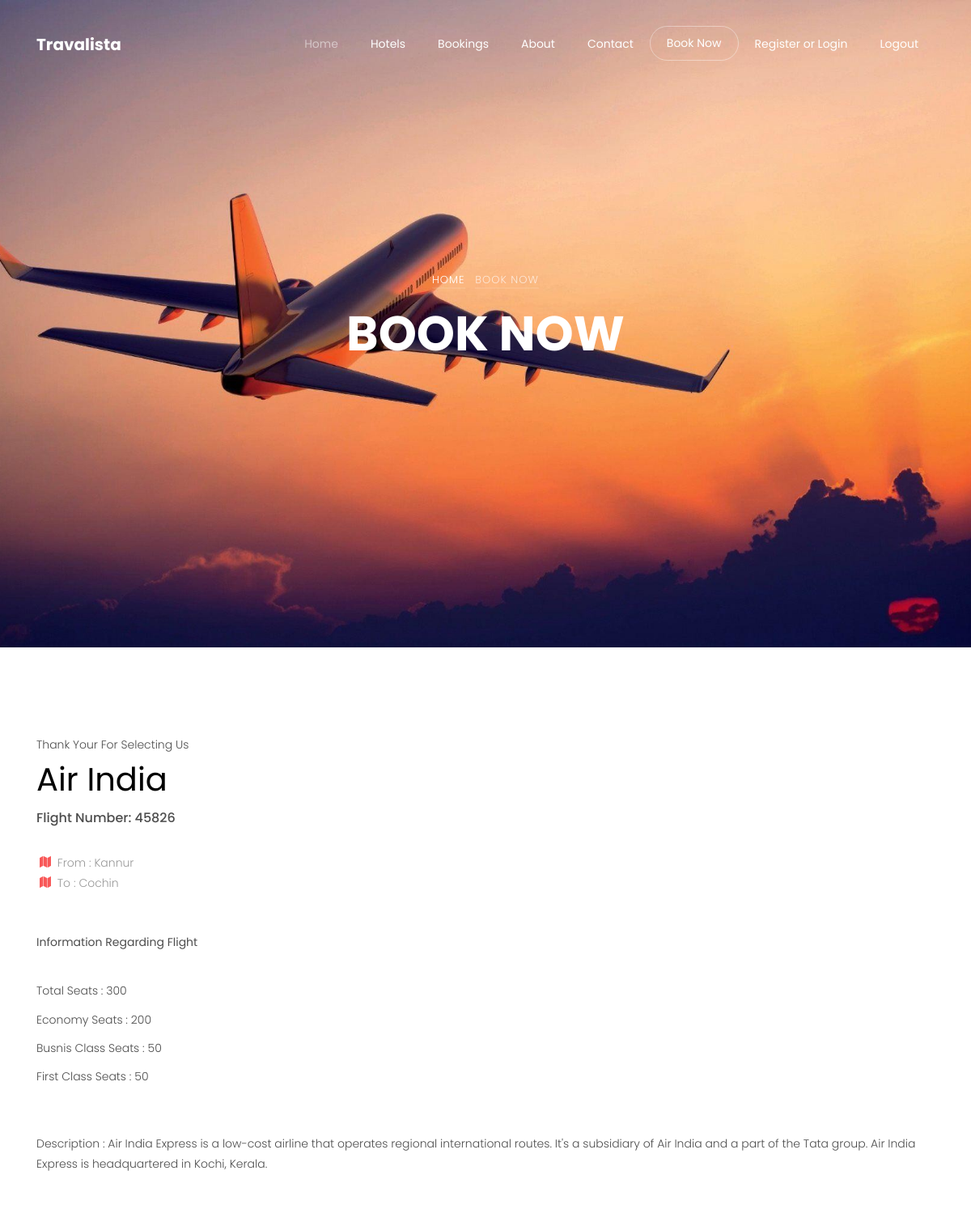
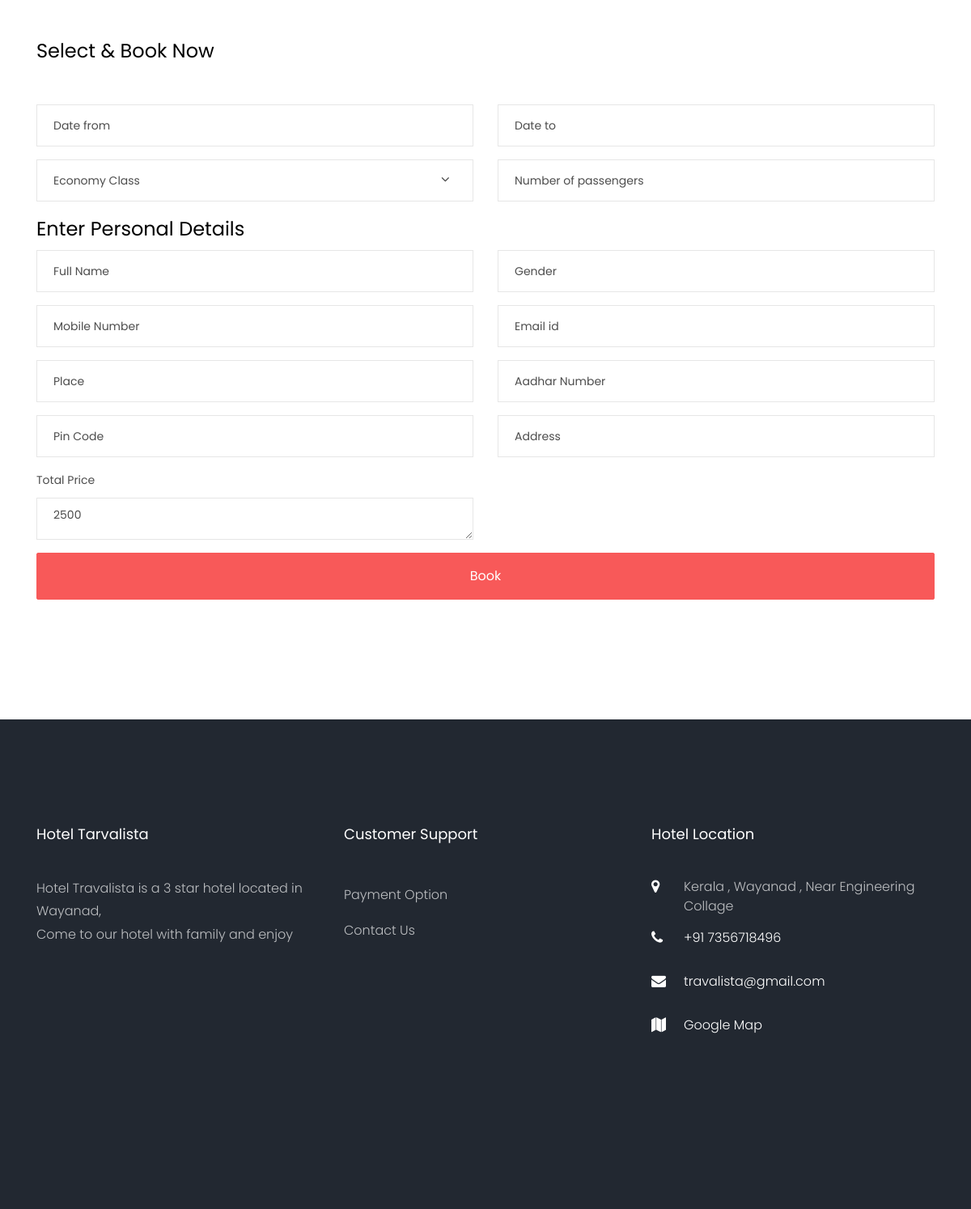
The page /Frontend/book_single/9/ on the database its author committed (2 pictures, top to bottom).
### Backend/models.py (models this page shows)
class flightdb(models.Model):
    flightname = models.CharField(max_length=50,null=True,blank=True)
    flightnumber = models.IntegerField(null=True,blank=True)
    pioletname = models.CharField(max_length=50,null=True,blank=True)
    copioletname = models.CharField(max_length=50,null=True,blank=True)
    fromplace = models.CharField(max_length=30,null=True,blank=True)
    toplace = models.CharField(max_length=30,null=True,blank=True)
    totalseat = models.IntegerField(null=True, blank=True)
    economyseat = models.IntegerField(null=True, blank=True)
    busnissseat = models.IntegerField(null=True, blank=True)
    firstclassseat = models.IntegerField(null=True, blank=True)
    economyprice = models.IntegerField(null=True, blank=True)
    busnissprice = models.IntegerField(null=True, blank=True)
    firstclassprice = models.IntegerField(null=True, blank=True)
    description = models.CharField(max_length=50,null=True, blank=True)
    image = models.ImageField(upload_to="Flight_image",null=True,blank=True)

### Frontend/views.py (the view)
# urls.py: path('book_single/<int:pro_id>/',views.book_single,name="book_single"),
def book_single(request,pro_id):
    data = flightdb.objects.get(id=pro_id)
    return render(request,"book_single.html",{'data':data})

### Frontend/templates/book_single.html (shortened to what this page needs)
<!DOCTYPE html>
{% load static %}
<html lang="en">
<head>
    <link rel="stylesheet" href="{% static 'assets/css/open-iconic-bootstrap.min.css' %}">
    <link rel="stylesheet" href="{% static 'assets/css/animate.css' %}">
    <link rel="stylesheet" href="{% static 'assets/css/owl.carousel.min.css' %}">
    <link rel="stylesheet" href="{% static 'assets/css/owl.theme.default.min.css' %}">
    <link rel="stylesheet" href="{% static 'assets/css/magnific-popup.css' %}">
    <link rel="stylesheet" href="{% static 'assets/css/aos.css' %}">
    <link rel="stylesheet" href="{% static 'assets/css/ionicons.min.css' %}">
    <link rel="stylesheet" href="{% static 'assets/css/bootstrap-datepicker.css' %}">
    <link rel="stylesheet" href="{% static 'assets/css/jquery.timepicker.css' %}">
    <link rel="stylesheet" href="{% static 'assets/css/flaticon.css' %}">
    <link rel="stylesheet" href="{% static 'assets/css/icomoon.css' %}">
    <link rel="stylesheet" href="{% static 'assets/css/style.css' %}">
</head>
<body>
<nav class="navbar navbar-expand-lg navbar-dark ftco_navbar bg-dark ftco-navbar-light" id="ftco-navbar">
    <div class="container">
        <a class="navbar-brand" href="index.html">Travalista</a>
        <div class="collapse navbar-collapse" id="ftco-nav">
            <ul class="navbar-nav ml-auto">
                <li class="nav-item active"><a href="{% url 'home' %}" class="nav-link">Home</a></li>
                <li class="nav-item"><a href="hotel.html" class="nav-link">Hotels</a></li>
                <li class="nav-item"><a href="{% url 'bookingcart' %}" class="nav-link">Bookings</a></li>
                <li class="nav-item"><a href="{% url 'about' %}" class="nav-link">About</a></li>
                <li class="nav-item"><a href="{% url 'contact_us' %}" class="nav-link">Contact</a></li>
                <li class="nav-item cta"><a href="{% url 'book_now' %}" class="nav-link"><span>Book Now</span></a></li>
                {% if request.session.username %}
                <li class="nav-item cta"><span class="nav-link">User : {{request.session.username}}</span></li>
                {% else %}
                <li class="nav-item"><a href="{% url 'login_frontend' %}" class="nav-link">Register or Login</a></li>
                {% endif %}
                 <li class="nav-item"><a href="{% url 'Userlogout' %}" class="nav-link">Logout</a></li>
            </ul>
        </div>
    </div>
</nav>
<div class="hero-wrap js-fullheight"
     style="background-image: url('{% static 'assets/images/flight_cover.jpg' %}');">
    <div class="container">
        <div class="row no-gutters slider-text js-fullheight align-items-center justify-content-center"
             data-scrollax-parent="true">
            <div class="col-md-9 ftco-animate text-center" data-scrollax=" properties: { translateY: '70%' }">
                <p class="breadcrumbs" data-scrollax="properties: { translateY: '30%', opacity: 1.6 }"><span
                        class="mr-2"><a href="index.html">Home</a></span> <span>Book Now</span></p>
                <h1 class="mb-3 bread" data-scrollax="properties: { translateY: '30%', opacity: 1.6 }">BOOK NOW</h1>
            </div>
        </div>
    </div>
</div>
<section class="ftco-section ftco-degree-bg">
    <div class="container">
        <div class="row">
            <div class="col-md-12 hotel-single mt-4 mb-5 ftco-animate fadeInUp ftco-animated">
                <span>Thank Your For Selecting Us</span>
                <h1>{{data.flightname}}</h1>
                <h6>Flight Number: {{data.flightnumber}}</h6> <br>
                <p class="rate mb-5">
                    <span class="loc"><a href="#"><i class="icon-map"></i> From : {{data.fromplace}} </a></span>
                    <br>
                    <span class="loc"><a href="#"><i class="icon-map"></i> To : {{data.toplace}}</a></span>
                </p>
                <div class="d-md-flex mt-5 mb-5">
                    <ul>
                        <li><b>Information Regarding Flight</b></li>
                        <br>
                        <li>Total Seats : {{data.totalseat}}</li>
                        <li>Economy Seats : {{data.economyseat}}</li>
                        <li>Busnis Class Seats : {{data.busnissseat}}</li>
                        <li>First Class Seats : {{data.firstclassseat}}</li>
                    </ul>
                </div>
                <p> Description : {{data.description}}</p>
            </div>
            <div class="col-md-12 hotel-single ftco-animate mb-5 mt-4 fadeInUp ftco-animated">
                <h4 class="mb-5">Select &amp; Book Now</h4>
                <div class="fields">
                    <form action="{% url 'booksingledata' %}" method="post" enctype="multipart/form-data">
                        <div class="row">
                        <div class="col-md-6">
                            <div class="form-group">
                                <input type="text" id="checkin_date" class="form-control" placeholder="Date from"
                                       name="datefrom">
                            </div>
                        </div>
                        <div class="col-md-6">
                            <div class="form-group">
                                <input type="text" id="checkin_date" class="form-control" placeholder="Date to"
                                       name="dateto">
                            </div>
                        </div>
                        <div class="col-md-6">
                            <div class="select-wrap one-third">
                                <div class="icon"><span class="ion-ios-arrow-down"></span></div>
                                <select name="travelclass" id="product-select" class="form-control"
                                        placeholder="To">
                                    <option value="1"> Economy Class</option>
                                </select>
                            </div>
                        </div>
                        <div class="col-md-6">
                            <div class="form-group">
                                <input type="number" name="numpassengers" id="quantity" class="form-control"
                                       placeholder="Number of passengers" min="1" max="6">
                            </div>
                        </div>
                        <br> <br>
                        <div class="col-md-6">
                            <h4>Enter Personal Details</h4>
                            <div class="form-group">
                                <input type="text" id="" class="form-control" placeholder="Full Name" name="fullname">
                            </div>
                        </div>
                        <div class="col-md-6">
                            <h4><br></h4>
                            <div class="form-group">
                                <input type="text" id="" class="form-control" placeholder="Gender" name="gender">
                            </div>
                        </div>
                        <div class="col-md-6">
                            <div class="form-group">
                                <input type="text" id="" class="form-control" placeholder="Mobile Number" name="mobile">
                            </div>
                        </div>
                        <div class="col-md-6">
                            <div class="form-group">
                                <input type="email" id="" class="form-control" placeholder="Email id" name="email">
                            </div>
                        </div>
                        <div class="col-md-6">
                            <div class="form-group">
                                <input type="text" id="" class="form-control" placeholder="Place" name="place">
                            </div>
                        </div>
                        <div class="col-md-6">
                            <div class="form-group">
                                <input type="text" id="" class="form-control" placeholder="Aadhar Number" name="aadhar">
                            </div>
                        </div>
                        <div class="col-md-6">
                            <div class="form-group">
                                <input type="text" id="" class="form-control" placeholder="Pin Code" name="pincode">
                            </div>
                        </div>
                        <div class="col-md-6">
                            <div class="form-group">
                                <input type="text" id="" class="form-control" placeholder="Address" name="address">
                            </div>
                        </div>
                        <div class="col-md-6">
                            <div class="form-group">
                                <label><b>Total Price</b></label>
                                <textarea id="product-price" class="form-control" name="totalticketprice">{{data.economyprice}}</textarea>
                            </div>
                        </div>
                        <div class="col-md-12">
                            <div class="form-group">
                                 <form action="">
                                        <button class="btn btn-primary py-3"  type="submit">Book</button>
                                 </form>
                            </div>
                        </div>
                    </div>
                    </form>
                </div>
            </div>
        </div>
    </div>
</section>
<footer class="ftco-footer ftco-bg-dark ftco-section">
    <div class="container">
        <div class="row mb-5">
            <div class="col-md">
                <div class="ftco-footer-widget mb-4">
                    <h2 class="ftco-heading-2">Hotel Tarvalista</h2>
                    <p>Hotel Travalista is a 3 star hotel located in Wayanad,<br>Come to our hotel with family and enjoy</p>
                    <ul class="ftco-footer-social list-unstyled float-md-left float-lft mt-5">
                    </ul>
                </div>
            </div>
            <div class="col-md">
                <div class="ftco-footer-widget mb-4">
                    <h2 class="ftco-heading-2">Customer Support</h2>
                    <ul class="list-unstyled">
                        <li><a href="https://razorpay.com/" class="py-2 d-block">Payment Option</a></li>
                        <li><a href="{% url 'contact_us' %}" class="py-2 d-block">Contact Us</a></li>
                    </ul>
                </div>
            </div>
            <div class="col-md">
                <div class="ftco-footer-widget mb-4">
                    <h2 class="ftco-heading-2">Hotel Location</h2>
                    <div class="block-23 mb-3">
                        <ul>
                            <li><span class="icon icon-map-marker"></span><span class="text">Kerala , Wayanad , Near Engineering Collage </span>
                            </li>
                            <li><a href="#"><span class="icon icon-phone"></span><span
                                    class="text">+91 7356718496</span></a></li>
                            <li><a href="#"><span class="icon icon-envelope"></span><span class="text">travalista@gmail.com</span></a>
                            <li><a href="https://maps.app.goo.gl/8fvtAW5d7o9gedXh7"><span class="icon icon-map"></span><span class="text">Google Map</span></a>
                            </li>
                        </ul>
                    </div>
                </div>
            </div>
        </div>
    </div>
</footer>
</body>
</html>

### Frontend/static/assets/css/icomoon.css (style rules this page uses)
[class^="icon-"], [class*=" icon-"] { font-family: 'icomoon' !important; speak: none; font-style: normal; font-weight: normal; font-variant: normal; text-transform: none; line-height: 1; -webkit-font-smoothing: antialiased; -moz-osx-font-smoothing: grayscale; }
.icon-map-marker:before { content: "\f041"; }
.icon-phone:before { content: "\f095"; }
.icon-envelope:before { content: "\f0e0"; }
.icon-map:before { content: "\f279"; }

### rows shown on the page
flightdb: flightname "Air India", flightnumber "45826", fromplace "Kannur", toplace "Cochin", totalseat "300", economyseat "200", busnissseat "50", firstclassseat "50", description "Air India Express is a low-cost airline that operates regional international routes. It's a subsidiary of Air India and a part of the Tata group. Air India Express is headquartered in Kochi, Kerala.", totalticketprice "2500"
